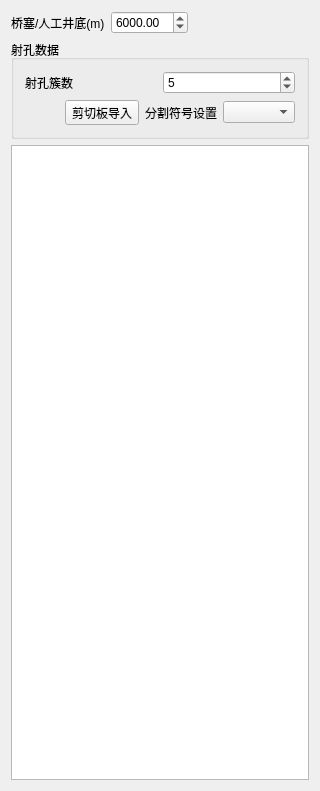
<?xml version="1.0" encoding="UTF-8"?>
<ui version="4.0">
 <class>WidgetFracPerClass</class>
 <widget class="QWidget" name="WidgetFracPerClass">
  <property name="geometry">
   <rect>
    <x>0</x>
    <y>0</y>
    <width>313</width>
    <height>791</height>
   </rect>
  </property>
  <property name="windowTitle">
   <string>WidgetFracPer</string>
  </property>
  <layout class="QVBoxLayout" name="verticalLayout" stretch="1,1,10">
   <item>
    <layout class="QHBoxLayout" name="horizontalLayout_3">
     <item>
      <widget class="QLabel" name="label">
       <property name="text">
        <string>桥塞/人工井底(m)</string>
       </property>
      </widget>
     </item>
     <item>
      <widget class="QDoubleSpinBox" name="doubleSpinBoxbg">
       <property name="minimum">
        <double>500.000000000000000</double>
       </property>
       <property name="maximum">
        <double>10000.000000000000000</double>
       </property>
       <property name="value">
        <double>6000.000000000000000</double>
       </property>
      </widget>
     </item>
     <item>
      <spacer name="horizontalSpacer">
       <property name="orientation">
        <enum>Qt::Horizontal</enum>
       </property>
       <property name="sizeHint" stdset="0">
        <size>
         <width>40</width>
         <height>20</height>
        </size>
       </property>
      </spacer>
     </item>
    </layout>
   </item>
   <item>
    <widget class="QGroupBox" name="groupBoxper">
     <property name="title">
      <string>射孔数据</string>
     </property>
     <layout class="QGridLayout" name="gridLayout">
      <item row="0" column="0">
       <layout class="QHBoxLayout" name="horizontalLayout">
        <item>
         <widget class="QLabel" name="label_2">
          <property name="text">
           <string>射孔簇数</string>
          </property>
         </widget>
        </item>
        <item>
         <widget class="QSpinBox" name="spinBox">
          <property name="value">
           <number>5</number>
          </property>
          <property name="displayIntegerBase">
           <number>15</number>
          </property>
         </widget>
        </item>
       </layout>
      </item>
      <item row="1" column="0">
       <layout class="QHBoxLayout" name="horizontalLayout_2">
        <item>
         <spacer name="horizontalSpacer_2">
          <property name="orientation">
           <enum>Qt::Vertical</enum>
          </property>
          <property name="sizeHint" stdset="0">
           <size>
            <width>40</width>
            <height>20</height>
           </size>
          </property>
         </spacer>
        </item>
        <item>
         <widget class="ToolButton" name="toolButtonload">
          <property name="text">
           <string>剪切板导入</string>
          </property>
          <property name="icon">
           <iconset>
            <normaloff>../../../Waterhammer/Misterinterpret/HighFrequencyPressureAnalysis/res/Icon/loaddata/clipborad.jpg</normaloff>../../../Waterhammer/Misterinterpret/HighFrequencyPressureAnalysis/res/Icon/loaddata/clipborad.jpg</iconset>
          </property>
         </widget>
        </item>
        <item>
         <widget class="QLabel" name="label_3">
          <property name="text">
           <string>分割符号设置</string>
          </property>
         </widget>
        </item>
        <item>
         <widget class="QComboBox" name="comboBoxsymbol"/>
        </item>
       </layout>
      </item>
     </layout>
    </widget>
   </item>
   <item>
    <widget class="TableViewPerpos" name="tableviewperpos"/>
   </item>
  </layout>
 </widget>
 <layoutdefault spacing="6" margin="11"/>
 <customwidgets>
  <customwidget>
   <class>ToolButton</class>
   <extends>QToolButton</extends>
   <header>toolbutton.h</header>
  </customwidget>
  <customwidget>
   <class>TableViewPerpos</class>
   <extends>QTableView</extends>
   <header>tableviewperpos.h</header>
  </customwidget>
 </customwidgets>
 <resources/>
 <connections/>
</ui>
